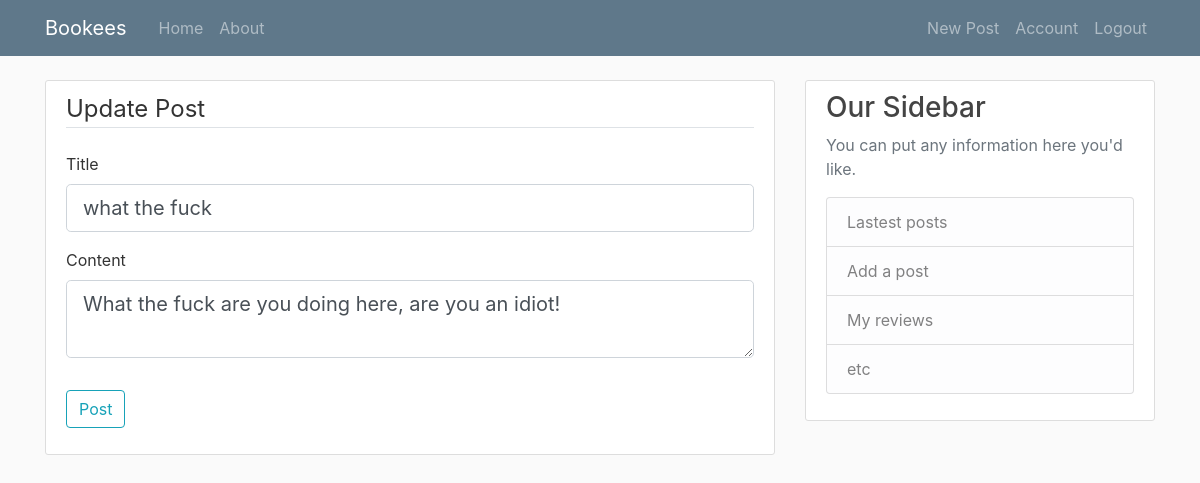
/post/7/update (signed in), run on the app's committed database.
### booksite/models.py (models this page shows, shortened)
class Post(db.Model):
    id = db.Column(db.Integer, primary_key=True)
    title = db.Column(db.String(100), nullable=False)
    date_posted = db.Column(db.DateTime, nullable=False, default=datetime.utcnow)
    content = db.Column(db.Text, nullable=False)
    user_id = db.Column(db.Integer, db.ForeignKey('user.id'), nullable=False)

### booksite/routes.py (the view)
@app.route("/post/<int:post_id>/update", methods=['GET', 'POST'])
def update_post(post_id):
    post = Post.query.get_or_404(post_id) # give the post with the given id
    if post.author != current_user: # to do 让管理员也可以修改
        abort(403)
    form = PostForm()
    if form.validate_on_submit():
        post.title = form.title.data
        post.content = form.content.data
        db.session.commit()
        flash('Your post has been updated!', 'success')
        return redirect(url_for('post', post_id=post.id))
    elif request.method == 'GET':
        form.title.data = post.title
        form.content.data = post.content
    return render_template('create_post.html', title='Update Post',
                           form=form, legend='Update Post')

### booksite/forms.py
class PostForm(FlaskForm):
    title = StringField('Title', validators=[DataRequired()])
    content = TextAreaField('Content', validators=[DataRequired()])
    submit = SubmitField('Post')

### booksite/models.py (called while the page is built)
@login_manager.user_loader
def load_user(user_id):
    return User.query.get(int(user_id))

### booksite/templates/create_post.html (shortened to what this page needs)
{% extends "layout.html" %}
{% block body %}
<div class="content-section">
    <form method="POST" action="">
        <fieldset class="form-group">
            <legend class="border-bottom mb-4">{{ legend }}</legend>
            <div class="form-group">
                {{ form.title.label(class="form-control-label") }}
                {% if form.title.errors %}
                    {{ form.title(class="form-control form-control-lg is-invalid") }}
                    <div class="invalid-feedback">
                        {% for error in form.title.errors %}
                            <span>{{ error }}</span>
                        {% endfor %}
                    </div>
                {% else %}
                    {{ form.title(class="form-control form-control-lg") }}
                {% endif %}
            </div>
            <div class="form-group">
                {{ form.content.label(class="form-control-label") }}
                {% if form.content.errors %}
                    {{ form.content(class="form-control form-control-lg is-invalid") }}
                    <div class="invalid-feedback">
                        {% for error in form.content.errors %}
                            <span>{{ error }}</span>
                        {% endfor %}
                    </div>
                {% else %}
                    {{ form.content(class="form-control form-control-lg") }}
                {% endif %}
            </div>
        </fieldset>
        <div class="form-group">
            {{ form.submit(class="btn btn-outline-info") }}
        </div>
    </form>
</div>
{% endblock body %}

### booksite/static/main.css (style rules this page uses)
body { background: #fafafa; color: #333333; margin-top: 5rem; }
.content-section { background: #ffffff; padding: 10px 20px; border: 1px solid #dddddd; border-radius: 3px; margin-bottom: 20px; }

### data on the page
Post: title "what the fuck", content "What the fuck are you doing here, are you an idiot!"

### other printed values
{{ legend }} "Update Post"
